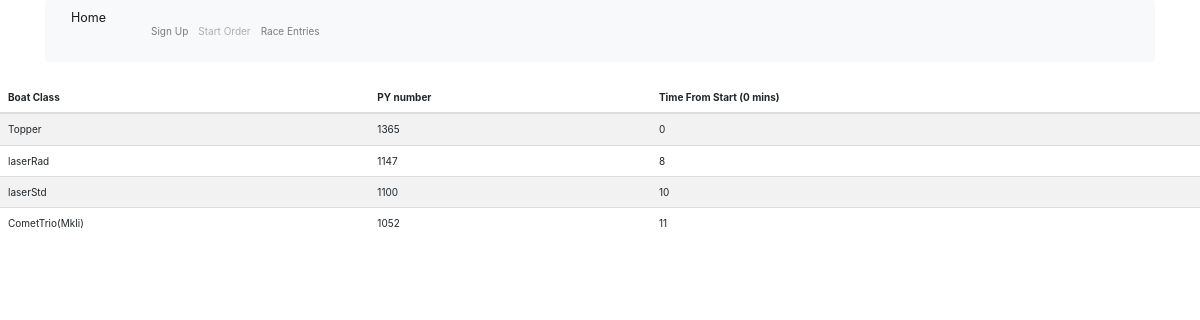
The page /startingorder on the database its author committed.
### tables this page shows
CREATE TABLE "pylist" (
	"ID"	INTEGER,
	"Class"	TEXT,
	"PY"	INTEGER,
	PRIMARY KEY("ID" AUTOINCREMENT)
);

### main.py (the view)
@app.route('/startingorder')
def startingorder():
    conn = sqlite3.connect(dbPath)
    c = conn.cursor()
    c.execute("SELECT racelen FROM oodSetup")
    data = c.fetchall()
    print(data[0][0])
    return render_template('startingorder.html',data = startTimeList(data[0][0])[0])

### function.py (called while the page is built)
def startTimeList(racelen = 40):
    conn = sqlite3.connect(dbPath)
    c = conn.cursor()
    c.execute("SELECT DISTINCT Racers.Boat, pylist.PY FROM Racers INNER JOIN pylist ON racers.Boat=pylist.Class ORDER BY pylist.py DESC")
    data = c.fetchall()
    print(data)
    empty = True
    if len(data) > 0:
        correctedTime = (racelen/data[0][1])*1000
        print(correctedTime)
        data[0] = list(data[0])
        data[0].append(0) # adds time from start colum
        for i in range(1,len(data)):
            elapsedTime = (correctedTime*data[i][1])/1000
            timeFromStart = racelen - round(elapsedTime)
            data[i] = list(data[i])
            data[i].append(timeFromStart)
        empty = False
        return data,empty
    else:
        empty = True
        return data,empty

### templates/startingorder.html (shortened to what this page needs)
<!DOCTYPE html>
<html>
    <head>
        <link rel="stylesheet" href="https://maxcdn.bootstrapcdn.com/bootstrap/3.4.1/css/bootstrap.min.css">
        <link rel="stylesheet" href="static/NavBar.css">
    <link rel="stylesheet" href="https://stackpath.bootstrapcdn.com/bootstrap/4.4.1/css/bootstrap.min.css"
>
<body>
    <div class="container">
        <nav class="navbar navbar-expand-lg navbar-light bg-light">
            <a class="navbar-brand" href="/">Home</a>
            <div class="collapse navbar-collapse" id="navbarSupportedContent">
                <ul class="navbar-nav mr-auto">
                    <li class="nav-item">
                        <a class="nav-link" href="/signup">Sign Up</a>
                    </li>
                    <li class="nav-item">
                        <a class="nav-link disabled" href="/startingorder">Start Order</a>
                    </li>
                    <li class="nav-item">
                        <a class="nav-link" href="/entries">Race Entries</a>
                    </li>
                </ul>
            </div>
        </nav>
    </div>
    <table class="table table-striped">
        <thead>
          <tr>
              <th scope="col">Boat Class</th>
              <th scope="col">PY number</th>
              <th scope="col">Time From Start (0 mins)</th>
          </tr>
          </thead>
          <tbody>
           {% for row in data %}
                  <tr>
                      <td>{{row[0]}}</td>
                      <td>{{row[1]}}</td>
                      <td>{{row[2]}}</td>
                  </tr>
              {% endfor %}
          </tbody>
      </table>
</body>
</html>

### rows shown on the page
pylist: Class "Topper", PY "1365", row "0"
pylist: Class "laserRad", PY "1147", row "8"
pylist: Class "laserStd", PY "1100", row "10"
pylist: Class "CometTrio(MkIi)", PY "1052", row "11"
